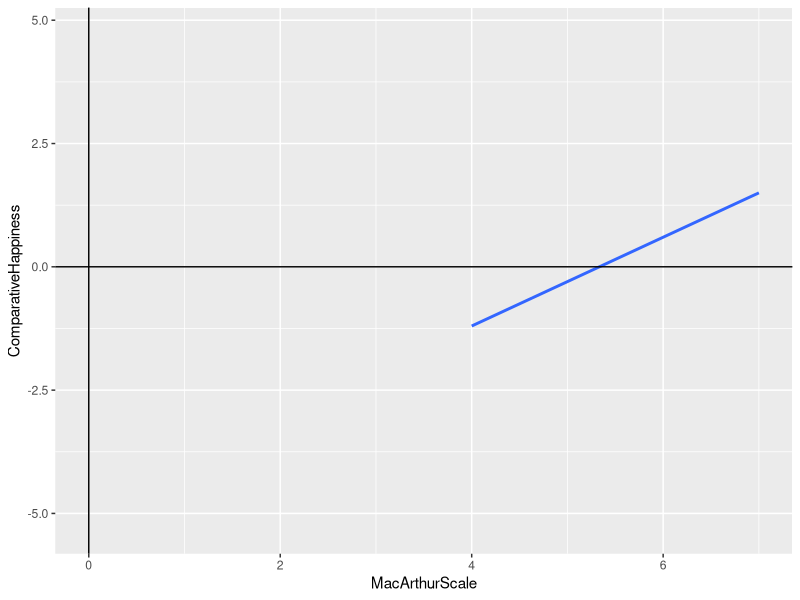

Write the R code that produced this figure.
## ---- chunk 1

#load library 
library("tidyverse")
## ---- chunk 2

#import data
 lee <- read_csv("251_Reproduce_October 26, 2019_19.10.csv")

## ---- chunk 3

#Remove first two rows

lee2 <- lee %>% 
  filter(!((IPAddress == "IP Address") |
           IPAddress == "{\"ImportId\":\"ipAddress\"}")) %>% 
  
   mutate(subid = row_number()) %>%                     #Insert subject ID row
  select(contains("subid"), CompHap, MacArthurSES)       #Select relevant columns

## ---- chunk 4

#Recoding IV and DV measures and renaming
 d <- lee2 %>%         
 mutate(ComparativeHappiness=recode(lee2$CompHap, 
                     `2` = -2, `3` = -3, 
                     `1` = -1, `-3` = 3, 
                     `-1` = 1, `-2` = 2)) %>% 
mutate(MacArthurScale=recode(lee2$MacArthurSES, 
                  `1` = 10, `2` = 9, `3` = 8,
                  `4` = 7, `5` = 6, 
                  `6` = 5, `7` = 4, 
                  `8` = 3, `9` = 2, `10` = 1))

#Note: data is in long format currently, but may change if I do exploratory analyses, at which point I'll convert to long. 

## ---- chunk 5

cor(d$ComparativeHappiness, d$MacArthurScale)

## ---- chunk 6

l <- lm(ComparativeHappiness~MacArthurScale,data=d)      #run regresssion & assign variable

#Generate a list of CIs for each IV value--locate values that have CIs not intersecting 0

predict(l,newdata = data.frame
        (MacArthurScale=d$MacArthurScale),
        interval="confidence",level = 0.95)

## ---- chunk 7

#CIs will give interger values that can be manually reviewed to find significant values
  #the 7.02 in the code below is as an example

ci = predict(l,newdata = data.frame
             (MacArthurScale=7.02), 
             interval="confidence",level = 0.95)
ci

## ---- chunk 8

 summary(lm(ComparativeHappiness~MacArthurScale,data=d))

## ---- chunk 9

figure <- d %>%
 ggplot(aes(x = MacArthurScale, y = ComparativeHappiness)) +
 geom_smooth(method = "lm", fill = NA)

figure + geom_hline(yintercept=0, color = "black") +
  geom_vline(xintercept = 0, color = "black") #+

#Dashed lines (coded below) will be added during pilot b once sample is large enough to evalute
#  geom_vline(xintercept = XX, linetype="dashed", color = "blue") +
 # geom_vline(xintercept = XX, linetype="dashed", color = "blue")

#Note: My data is fairly skewed but hopefully will even out with bigger n. 

